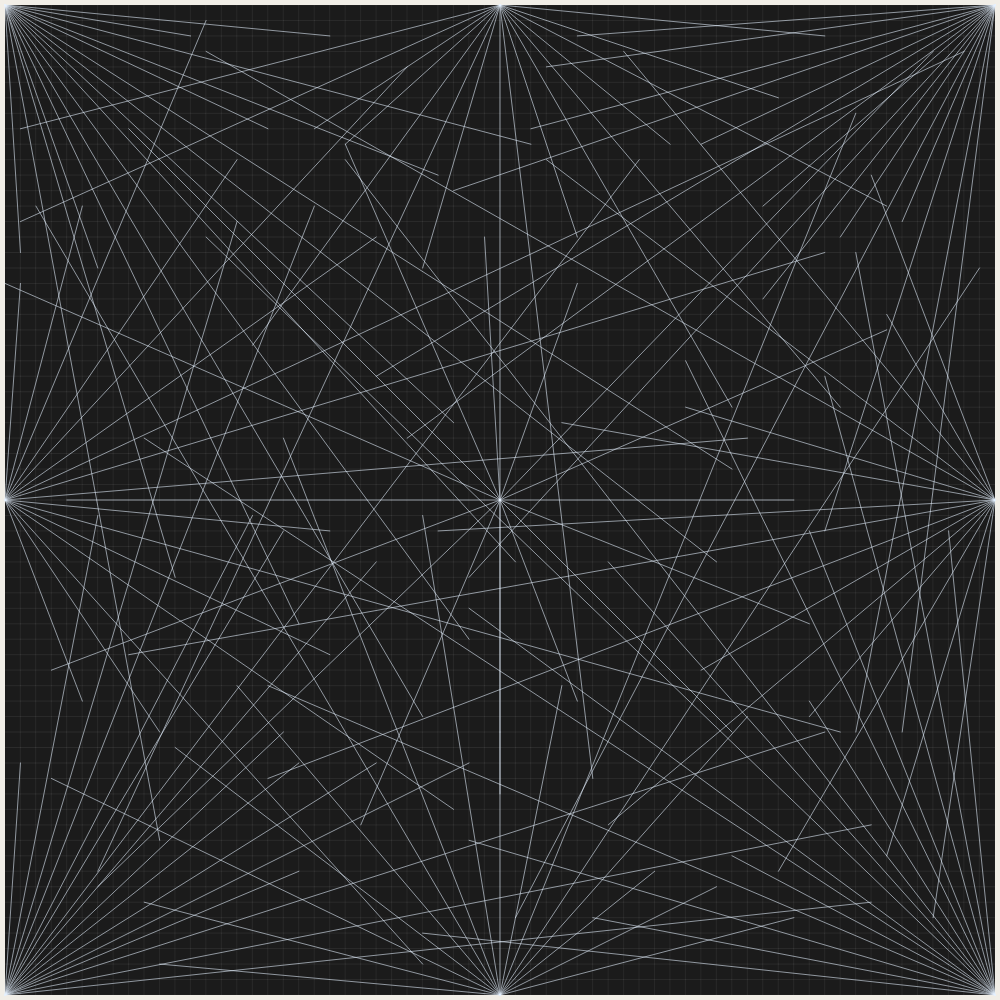
Frame 1 (no input)
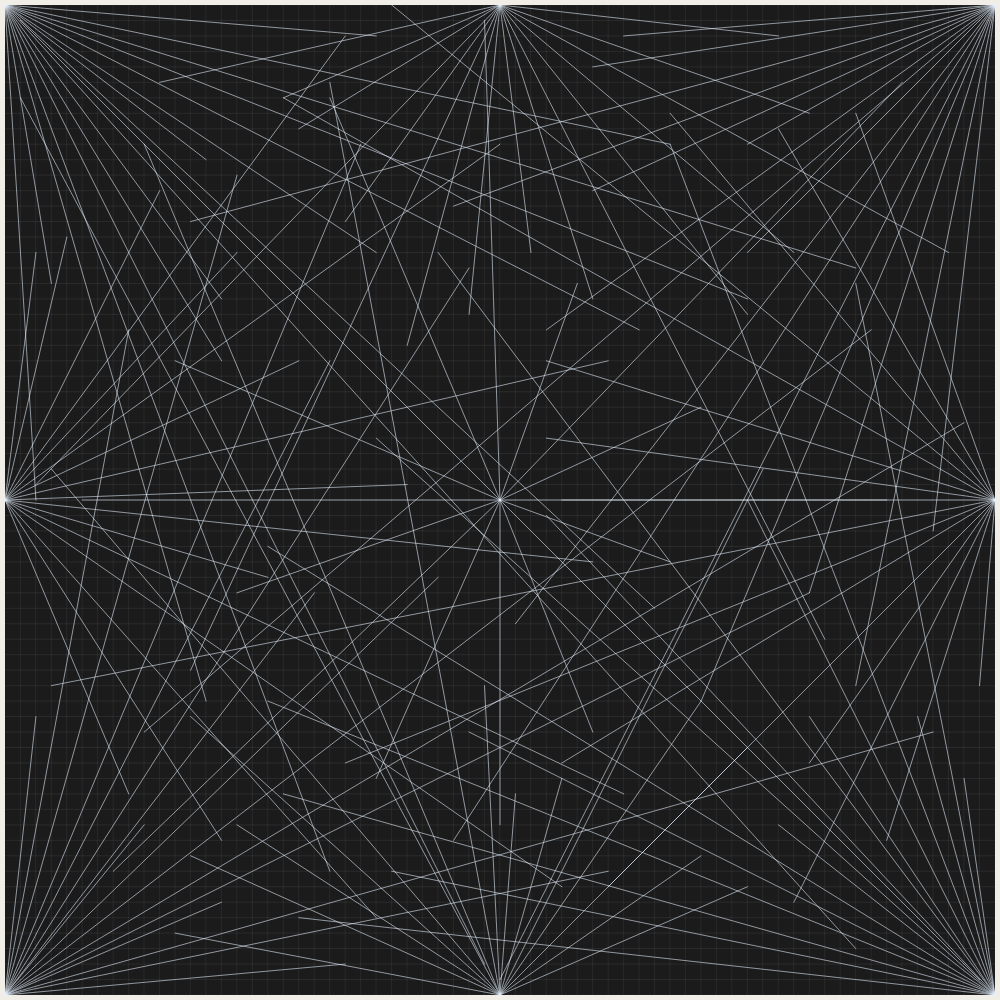
Frame 2 (the mouse pressed at the canvas centre, redrawn once)

The p5.js sketch that drew these frames (run headless with seeded random() and noise() and a simulated clock; the mouse was pressed at the canvas centre and the sketch redrawn once):

// p5.js sketch
// ── sketch.js
/*
Recode of Sol LeWitt's "Lines from Corners, Sides & The Center, To Points on a Grid (Black)", 1977
(https://www.moma.org/collection/works/69276)

Author: Denisovich (https://twitter.com/DenisovichPy)
*/

const grid = 64
let u

function setup() {
    l = min(windowWidth, windowHeight)
    createCanvas((w = l), (h = l))
    u = l / 64

    noLoop()
}

function draw() {
    background("#F1EEE7")
    translate(w / 2, h / 2)
    scale(0.99)
    translate(-w / 2, -h / 2)
    noStroke()
    fill(27)
    rect(0, 0, w, h)

    drawGrid()
    // center
    emerge(w / 2, h / 2, 0, TAU, 0)
    // sides
    emerge(
        w / 2,
        0,
        0 + random(PI * 0.01, PI * 0.08),
        PI - random(PI * 0.01, PI * 0.08),
        0.2
    )
    emerge(
        w,
        h / 2,
        PI / 2 + random(PI * 0.01, PI * 0.08),
        (PI * 3) / 2 - random(PI * 0.01, PI * 0.08),
        0.2
    )
    emerge(
        w / 2,
        h,
        PI + random(PI * 0.01, PI * 0.08),
        TAU - random(PI * 0.01, PI * 0.08),
        0.2
    )
    emerge(
        0,
        h / 2,
        -PI / 2 + random(PI * 0.01, PI * 0.08),
        PI / 2 - random(PI * 0.01, PI * 0.08),
        0.2
    )
    // Corner
    emerge(0, 0, 0 + random(PI * 0.03, PI * 0.04), PI / 2, 0.2)
    emerge(w, 0, PI / 2 + random(PI * 0.03, PI * 0.04), PI, 0.2)
    emerge(w, h, PI + random(PI * 0.03, PI * 0.04), (3 * PI) / 2, 0.2)
    emerge(0, h, (3 * PI) / 2 + random(PI * 0.03, PI * 0.04), TAU, 0.2)
}

function drawGrid() {
    noFill()
    stroke(255, 10)
    for (let j = 0; j < grid; j++) {
        for (let i = 0; i < grid; i++) {
            rect(i * u, j * u, u, u)
        }
    }
}

function emerge(x, y, lowerBound, upperBound, randomOff) {
    stroke(230, 242, 255, 150)
    strokeWeight(1)

    let delta = upperBound - lowerBound
    let phi = delta / 16
    let maxLen = max(
        dist(x, y, 0, 0),
        dist(x, y, 0, h),
        dist(x, y, w, 0),
        dist(x, y, w, h)
    )
    for (let i = 0; i < 16; i++) {
        let theta = lowerBound + i * phi
        if (!(i == 0 || i == 15))
            theta += random([-1, 1]) * random(phi * randomOff)
        let cx, cy
        do {
            let a = random(l * 0.2, maxLen)
            cx = x + a * cos(theta)
            cy = y + a * sin(theta)
        } while (cx < 0 || cx > w || cy < 0 || cy > h)
        cx = u * floor(cx / u)
        cy = u * floor(cy / u)
        line(x, y, cx, cy)
    }
}
